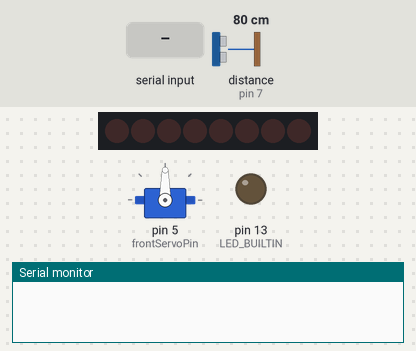
Simulated run of this sketch. Board: Arduino Uno, built with avr-gcc and run on an emulated ATmega328P. Shown: 8 shift-register outputs drawn as a row of LEDs (first output left, lit = HIGH), servo, output pins drawn as LEDs (lit = HIGH), the last lines printed to the serial monitor. Wiring (inferred from the names in the program): shift register (74HC595): data pin 2; shift clock pin 3; latch pin 4. Wiring (inferred from the signals the program sends): row of LEDs: on Q0, Q1, Q2, Q3, Q4, Q5, Q6, Q7. Inputs (shaded band) come from the test bench; at power-on: distance to the obstacle (sensor on pin 7) 80 cm. The echo pulse lasts 58.3 µs per cm; random numbers use the default seed unless the sketch sets one; pins used as bus, display or sensor lines are not drawn.

Above: at 1.2 s.
1.3 s: "a90\n" received over Serial
At 2.5 s:
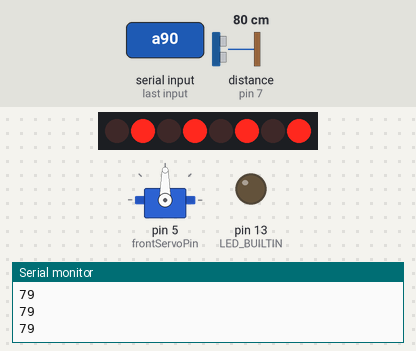
3.2 s: distance to the obstacle (sensor on pin 7) set to 27 cm
4.7 s: distance to the obstacle (sensor on pin 7) set to 25 cm
At 7.7 s:
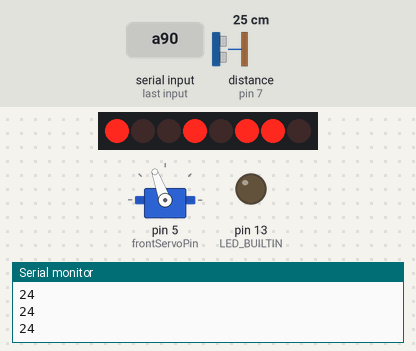
10.7 s: distance to the obstacle (sensor on pin 7) set to 35 cm
At 12.6 s:
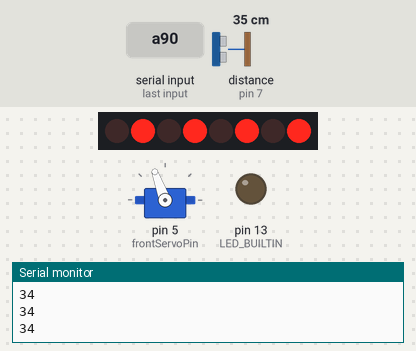
13.2 s: "5\n" received over Serial
Timing chart, 0 to 15.7 s (numbered marks = the images above; inputs shaded):
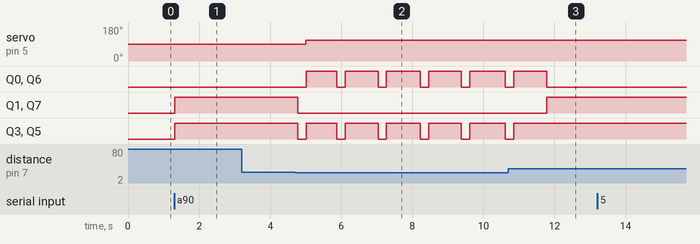

Measured:
- the behaviour switches between 26 and 25 cm on distance to the obstacle (sensor on pin 7) (found by bisection; images 1 and 2)
- after the input at 1.3 s, Q1, Q3, Q5, Q7: LOW → HIGH at once
- after the input at 4.7 s, servo on pin 5 (frontServoPin): 90° → 110° after 0.31 s; Q0, Q6: alternates HIGH for 0.92 s and LOW for 0.24 s, starting after 0.32 s; Q1, Q7: HIGH → LOW after 0.08 s; Q3, Q5: alternates HIGH for 0.92 s and LOW for 0.24 s, starting after 0.08 s

The sketch:

Omniwheel_car_-_CybAiR_project.ino
```cpp
#define ShiftRegisterPWM_CUSTOM_INTERRUPT
#include "ShiftRegisterPWM.h"
#include <Servo.h>

////////////// PINS ////////////////

#define dataPin 2
#define clockPin 3
#define latchPin 4

#define frontServoPin 5
#define frontHcTriggPin 6
#define frontHcEchoPin 7

////////////// VARIABLES ////////////////

#define dfAngle 110
#define dlAngle dfAngle - 35
#define drAngle dfAngle + 35

Servo frontServo;
ShiftRegisterPWM sr(1, 32);

int straightSpeed = 0;
int turnSpeed = 0;
bool lookAround = false;
bool autonomous = false;
int distDiff = 0;

unsigned short wheels[8] = {0, 0, 0, 0, 0, 0, 0, 0};

////////////// SETUP ////////////////

void setup()
{
    Serial.begin(9600);
    pinMode(LED_BUILTIN, OUTPUT);
    pinMode(latchPin, OUTPUT);
    pinMode(dataPin, OUTPUT);
    pinMode(clockPin, OUTPUT);
    pinMode(frontHcTriggPin, OUTPUT);
    pinMode(frontServoPin, OUTPUT);
    pinMode(frontHcEchoPin, INPUT);
    frontServo.attach(frontServoPin);
    //TIMER2_COMPA_vect
    cli();
    TCCR2A = 0;
    TCCR2B = 0;
    TCNT2 = 0;
    OCR2A = 38;
    TCCR2B |= (1 << CS22);
    TCCR2A |= (1 << WGM21);
    TIMSK2 |= (1 << OCIE2A);
    sei();

    for (int i = 0; i < 8; i++)
    {
        sr.set(i, 0);
    }
    Serial.setTimeout(10);
}

ISR(TIMER2_COMPA_vect)
{
    cli();
    sr.update();
    sei();
}

////////////// DRIVING WHEELS ////////////////

void setWheelsSpeed()
{
    float v = (101 - abs(turnSpeed)) * (straightSpeed / 100) + straightSpeed;
    float w = (101 - abs(straightSpeed)) * (turnSpeed / 100) + turnSpeed;
    float right = (v + w) * 2.55;
    float left = (v - w) * 2.55;

    if (left > 255)
        left = 255;
    else if (left < -255)
        left = -255;

    if (right > 255)
        right = 255;
    else if (right < -255)
        right = -255;

    if (left < 0)
    {
        left *= -1;
        wheels[3] = left;
        wheels[5] = left;
        wheels[2] = 0;
        wheels[4] = 0;
    }
    else
    {
        wheels[2] = left;
        wheels[4] = left;
        wheels[3] = 0;
        wheels[5] = 0;
    }

    if (right < 0)
    {
        right *= -1;
        wheels[1] = right;
        wheels[7] = right;
        wheels[0] = 0;
        wheels[6] = 0;
    }
    else
    {
        wheels[0] = right;
        wheels[6] = right;
        wheels[1] = 0;
        wheels[7] = 0;
    }

    applyChangesOnWheels();
}

void applyChangesOnWheels()
{
    for (int i = 0; i < 8; i++)
    {
        sr.set(i, wheels[i]);
    }
}

////////////// SENSORS/SERVO ////////////////

int runServo()
{
    frontServo.write(drAngle);
    delay(300);
    int dr = getDistance();

    frontServo.write(dlAngle);
    delay(500);
    int dl = getDistance();

    return dl - dr;
}

float getDistance()
{
    digitalWrite(frontHcTriggPin, LOW);
    delayMicroseconds(2);
    digitalWrite(frontHcTriggPin, HIGH);
    delayMicroseconds(10);

    digitalWrite(frontHcTriggPin, LOW);
    long duration = pulseIn(frontHcEchoPin, HIGH);
    return (duration * 0.034 / 2);
}

////////////// IN/OUT ////////////////

void readInput()
{
    while (Serial.available() > 0)
    {
        String str = Serial.readString();
        String strvalue = "";
        autonomous = false;

        for (int i = 0; i <= 3; i++)
        {
            if (str[i] != ' ')
                strvalue += str[i];
        }
        straightSpeed = strvalue.toInt();

        strvalue = "";

        for (int i = 5; i <= str.length(); i++)
        {
            if (str[i] != ' ')
                strvalue += str[i];
        }
        turnSpeed = strvalue.toInt();

        for (int i = 0; i <= str.length(); i++)
        {
            if (str[i] == 'a')
                autonomous = true;
            if (str[i] == 's')
                autonomous = false;
        }
    }
}

////////////// MAIN LOOP ////////////////

void loop()
{

    readInput();
    lookAround = false;

    if (autonomous)
    {
        straightSpeed = 80;
        turnSpeed = 0;
        int df = getDistance();
        Serial.println(df);

        if (df < 25)
        {
            straightSpeed = 0;
            turnSpeed = 0;

            setWheelsSpeed();
            delay(300);

            lookAround = true;

            if (distDiff > 0)
                turnSpeed = 80;
            else
                turnSpeed = -80;
            frontServo.write(dfAngle);
        }
    }

    setWheelsSpeed();
    if (lookAround)
        delay(800 + random(200));
}
```

ShiftRegisterPWM.h
```cpp
/**
  * Library for PWM control of the 74HC595 shift register.
  * Created by Timo Denk (www.timodenk.com), 2017.
  * Additional information is available at https://timodenk.com/blog/shiftregister-pwm-library/
  * Released into the public domain.
  */


#ifndef ShiftRegisterPWM_h
#define ShiftRegisterPWM_h


#include <stdlib.h>
#include <avr/interrupt.h>


/**
  * Default pinning configuration
  * Can be changed from the .ino with #define ...
  * See "CustomPins" example sketch.
  */
#ifndef ShiftRegisterPWM_DATA_PORT
  #define ShiftRegisterPWM_DATA_PORT PORTD
#endif
#ifndef ShiftRegisterPWM_DATA_MASK
  #define ShiftRegisterPWM_DATA_MASK 0B00000100
#endif

#ifndef ShiftRegisterPWM_CLOCK_PORT
  #define ShiftRegisterPWM_CLOCK_PORT PORTD
#endif
#ifndef ShiftRegisterPWM_CLOCK_MASK
  #define ShiftRegisterPWM_CLOCK_MASK 0B00001000
#endif

#ifndef ShiftRegisterPWM_LATCH_PORT
  #define ShiftRegisterPWM_LATCH_PORT PORTD
#endif
#ifndef ShiftRegisterPWM_LATCH_MASK
  #define ShiftRegisterPWM_LATCH_MASK 0B00010000
#endif

#define ShiftRegisterPWM_setDataPin() ShiftRegisterPWM_DATA_PORT |= ShiftRegisterPWM_DATA_MASK;
#define ShiftRegisterPWM_clearDataPin() ShiftRegisterPWM_DATA_PORT &= ~ShiftRegisterPWM_DATA_MASK;
#define ShiftRegisterPWM_toggleClockPinTwice() ShiftRegisterPWM_CLOCK_PORT ^= ShiftRegisterPWM_CLOCK_MASK; ShiftRegisterPWM_CLOCK_PORT ^= ShiftRegisterPWM_CLOCK_MASK
#define ShiftRegisterPWM_toggleLatchPinTwice() ShiftRegisterPWM_LATCH_PORT ^= ShiftRegisterPWM_LATCH_MASK; ShiftRegisterPWM_LATCH_PORT ^= ShiftRegisterPWM_LATCH_MASK


class ShiftRegisterPWM
{
public:

  enum UpdateFrequency {
    VerySlow, // 6,400 Hz interrupt
    Slow, // 12,800 Hz interrupt
    Medium, // 25,600 Hz interrupt
    Fast, // 35,714 Hz interrupt
    SuperFast // 51,281 Hz interrupt
  };


  /**
    * Constructor for a new ShiftRegisterPWM object.
    * An object is equivalent to one shift register or multiple, serially connected shift registers.
    * @param shiftRegisterCount Number of serially connected shift registers. For a single one just 1. Maximum is 8. However, performance is likely to start causing trouble with lower values.
    * @param resolution PWM resolution, that is the number of possible PWM value. The value has to be between 2 and 255 (due to performance limitations).
    */
  ShiftRegisterPWM(uint8_t shiftRegisterCount, uint8_t resolution)
  {
    // set attributes
    this->shiftRegisterCount = shiftRegisterCount;
    this->resolution = resolution;

    // init data
    // internally a two-dimensional array: first dimension time, second dimension shift register bytes
    // data[t + sr * resolution]
    this->data = (uint8_t *) malloc(resolution * shiftRegisterCount * sizeof(uint8_t));
    for (int t = 0; t < resolution; ++t)
    {
      for (int i = 0; i < this->shiftRegisterCount; ++i)
      {
        this->data[t + i * resolution] = 0;
      }
    }

    ShiftRegisterPWM::singleton = this; // make this object accessible for timer interrupts

    // the boolean will be used to increase the performance in other functions
    singleShiftRegister = (shiftRegisterCount == 1);
  };


  /**
    * Set a pin of the shift register to a given PWM value.
    * @param pin The index of the pin (starting at 0). If multiple shift registers are chained, the first pin of the second shift register would be addressed with pin = 8.
    * @param value The PWM value (between 0 and 255 as it will be scaled to the resolution that was passed to the constructor).
    */
  void set(uint8_t pin, uint8_t value)
  {
    value = (uint8_t) (value / 255.0 * resolution + .5); // round
    uint8_t shiftRegister = pin / 8;
    for (int t = 0; t < resolution; ++t)
    {
      // set (pin % 8)th bit to (value > t)
      this->data[t + shiftRegister * resolution] ^= (-(value > t) ^ this->data[t + shiftRegister * resolution]) & (1 << (pin % 8));
    }
  };


  /**
    * Updates the shift register outputs. This function should be called as frequently as possible, usually within an ISR to guarantee a fixed update frequency.
    * For manual operation it is important to ensure that the function is called with a constant frequency that is suitable for the application. Commonly that is around 50 Hz * resolution for LEDs.
    */
  void update()
  {
    // higher performance for single shift register mode
    if (singleShiftRegister) {
      shiftOut(this->data[time]);
    }
    else {
      for (int i = this->shiftRegisterCount - 1; i >= 0; i--)
      {
        shiftOut(this->data[time + i * resolution]);
      }
    }
    ShiftRegisterPWM_toggleLatchPinTwice();

    if (++time == resolution) {
      time = 0;
    }
  };

  /**
    * Calles void ShiftRegisterPWM::interrupt(UpdateFrequency updateFrequency) with the UpdateFrequency Medium
    * Have a look at the called function for more details.
    */
  void interrupt() const
  {
    this->interrupt(ShiftRegisterPWM::UpdateFrequency::Medium);
  };


  /**
    * Initializes and starts the timer interrupt with a given update frequency.
    * The used timer is the Arduino UNO's timer 1.
    * The function can be called multiple times with different update frequencies in order to change the update frequency at any time.
    * @param updateFrequency The update frequencies are either VerySlow @ 6,400 Hz, Slow @ 12,800 Hz, Fast @ 35,714 Hz, SuperFast @ 51,281.5 Hz, and Medium @ 25,600 Hz.
    * The actual PWM cycle length in seconds can be calculated by (resolution / frequency).
    */
  void interrupt(UpdateFrequency updateFrequency) const
  {
    cli(); // disable interrupts

    // reset
    TCCR1A = 0; // set TCCR1A register to 0
    TCCR1B = 0; // set TCCR1B register to 0
    TCNT1  = 0; // reset counter value

    switch (updateFrequency) {
      case VerySlow: // exactly 6,400 Hz interrupt frequency
        OCR1A = 2499; // compare match register
        TCCR1B |= (1 << CS10); // prescaler 1
        break;

      case Slow: // exactly 12,800 Hz interrupt frequency
        OCR1A = 1249; // compare match register
        TCCR1B |= (1 << CS10); // prescaler 1
        break;

      case Fast: // aprox. 35,714 Hz interrupt frequency
        OCR1A = 55; // compare match register
        TCCR1B |= (1 << CS11); // prescaler 8
        break;

      case SuperFast: // approx. 51,281.5 Hz interrupt frequency
        OCR1A = 311; // compare match register
        TCCR1B |= (1 << CS10); // prescaler 1
        break;

      case Medium: // exactly 25,600 Hz interrupt frequency
      default:
        OCR1A = 624; // compare match register
        TCCR1B |= (1 << CS10); // prescaler 1
        break;
    }

    TCCR1B |= (1 << WGM12); // turn on CTC mode
    TIMSK1 |= (1 << OCIE1A); // enable timer compare interrupt

    sei(); // allow interrupts
  }

  static ShiftRegisterPWM *singleton; // used inside the ISR

private:
  uint8_t shiftRegisterCount = 1; // number of chained shift registers
  uint8_t resolution = 255;
  uint8_t *data; // data matrix [t + sr * resolution]
  volatile uint8_t time = 0; // time resolution of resolution steps


  /**
    * Shift out function. Performance optimized of Arduino's default shiftOut.
    * See https://timodenk.com/blog/port-manipulation-and-arduino-digitalwrite-performance/ for timing measurements.
    */
  inline void shiftOut(uint8_t data) const
  {
    // unrolled for loop
    // bit 0 (LSB)
    if (data & 0B00000001) { ShiftRegisterPWM_setDataPin(); } else { ShiftRegisterPWM_clearDataPin(); }
    ShiftRegisterPWM_toggleClockPinTwice();

    // bit 1
    if (data & 0B00000010) { ShiftRegisterPWM_setDataPin(); } else { ShiftRegisterPWM_clearDataPin(); }
    ShiftRegisterPWM_toggleClockPinTwice();

    // bit 2
    if (data & 0B00000100) { ShiftRegisterPWM_setDataPin(); } else { ShiftRegisterPWM_clearDataPin(); }
    ShiftRegisterPWM_toggleClockPinTwice();

    // bit 3
    if (data & 0B00001000) { ShiftRegisterPWM_setDataPin(); } else { ShiftRegisterPWM_clearDataPin(); }
    ShiftRegisterPWM_toggleClockPinTwice();

    // bit 4
    if (data & 0B00010000) { ShiftRegisterPWM_setDataPin(); } else { ShiftRegisterPWM_clearDataPin(); }
    ShiftRegisterPWM_toggleClockPinTwice();

    // bit 5
    if (data & 0B00100000) { ShiftRegisterPWM_setDataPin(); } else { ShiftRegisterPWM_clearDataPin(); }
    ShiftRegisterPWM_toggleClockPinTwice();

    // bit 6
    if (data & 0B01000000) { ShiftRegisterPWM_setDataPin(); } else { ShiftRegisterPWM_clearDataPin(); }
    ShiftRegisterPWM_toggleClockPinTwice();

    // bit 7
    if (data & 0B10000000) { ShiftRegisterPWM_setDataPin(); } else { ShiftRegisterPWM_clearDataPin(); }
    ShiftRegisterPWM_toggleClockPinTwice();
  };

  bool singleShiftRegister; // true if (shiftRegisterCount == 1)
};

// One static reference to the ShiftRegisterPWM that was lastly created. Used for access through timer interrupts.
ShiftRegisterPWM *ShiftRegisterPWM::singleton = NULL;


/**
  * The ISR is being used unless the CUSTOM_INTERRUPT macro is defined.
  * That way this library can be used in combination with libraries that rely on Timer 1.
  * See CustomTimerInterrupt example sketch.
  */
#ifndef ShiftRegisterPWM_CUSTOM_INTERRUPT
  //Timer 1 interrupt service routine (ISR)
  ISR(TIMER1_COMPA_vect) { // function which will be called when an interrupt occurs at timer 1
    cli(); // disable interrupts (in case update method takes too long)
    ShiftRegisterPWM::singleton->update();
    sei(); // re-enable
};
#endif

#endif
```
